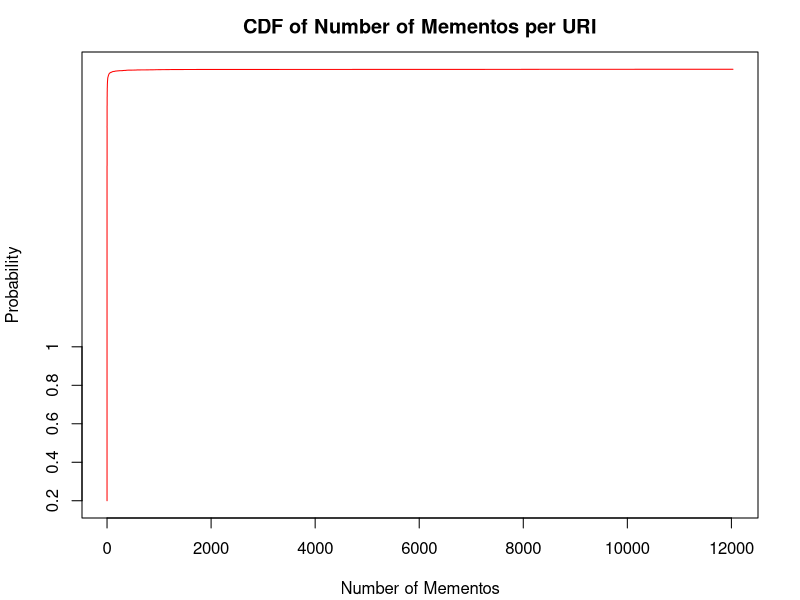

Generate this figure with R:


library(RColorBrewer)

myData <- read.table("count.txt")
fullData = rep(myData[,1])

title <- "CDF of Number of Mementos per URI"
xlab <- "Number of Mementos"
ylab <- "Probability"

pdf("memento_counts.pdf", height=4.0, width=4.5)
par(mar=c(4,4,2.5,2) + 0.1)
set.seed(1)
mp <- plot(fullData, 1:length(fullData), type="l", col="red", main=title, xlab=xlab, ylab=ylab, yaxt="n")
axis(side=2, at=seq(1,2735,length.out=5), labels=seq(0.2,1,by=0.2))
